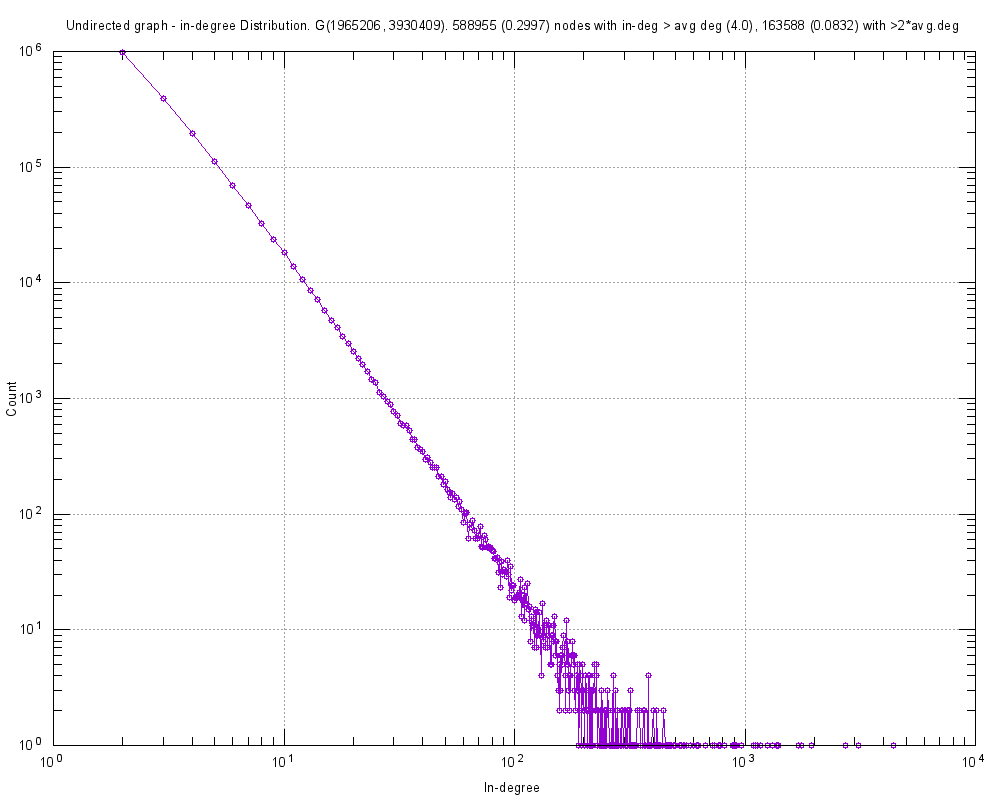

The script that saved this image:
#
# Undirected graph - in-degree Distribution. G(1965206, 3930409). 588955 (0.2997) nodes with in-deg > avg deg (4.0), 163588 (0.0832) with >2*avg.deg (Fri Mar 03 16:13:38 2017)
#

set title "Undirected graph - in-degree Distribution. G(1965206, 3930409). 588955 (0.2997) nodes with in-deg > avg deg (4.0), 163588 (0.0832) with >2*avg.deg"
set key bottom right
set logscale xy 10
set format x "10^{%L}"
set mxtics 10
set format y "10^{%L}"
set mytics 10
set grid
set xlabel "In-degree"
set ylabel "Count"
set tics scale 2
set terminal png font arial 10 size 1000,800
set output 'inDeg.ScaleFreeInDeg.png'
plot 	"inDeg.ScaleFreeInDeg.tab" using 1:2 title "" with linespoints pt 6
